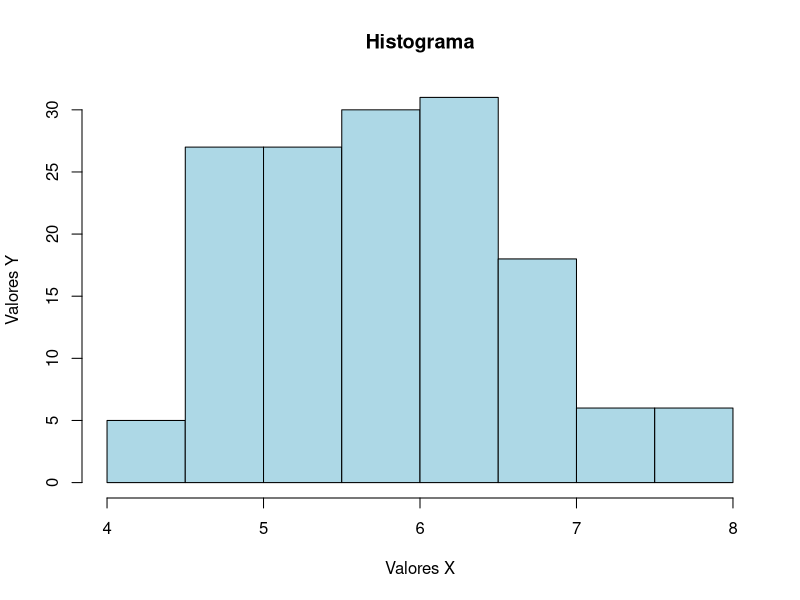

Write the R code that produced this figure.
hist(iris$Sepal.Length,
     main = "Histograma",
     xlab = "Valores X",
     ylab = "Valores Y",
     col = "lightblue",
     border = "black")
